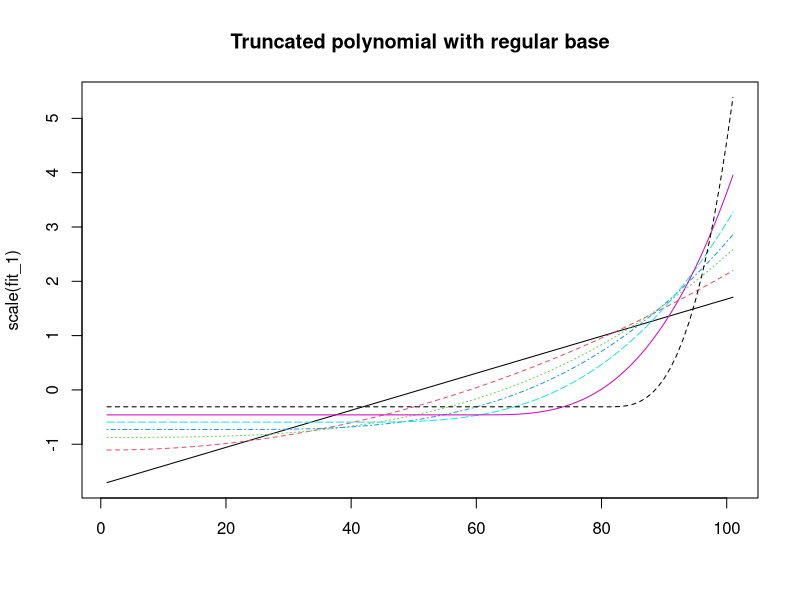
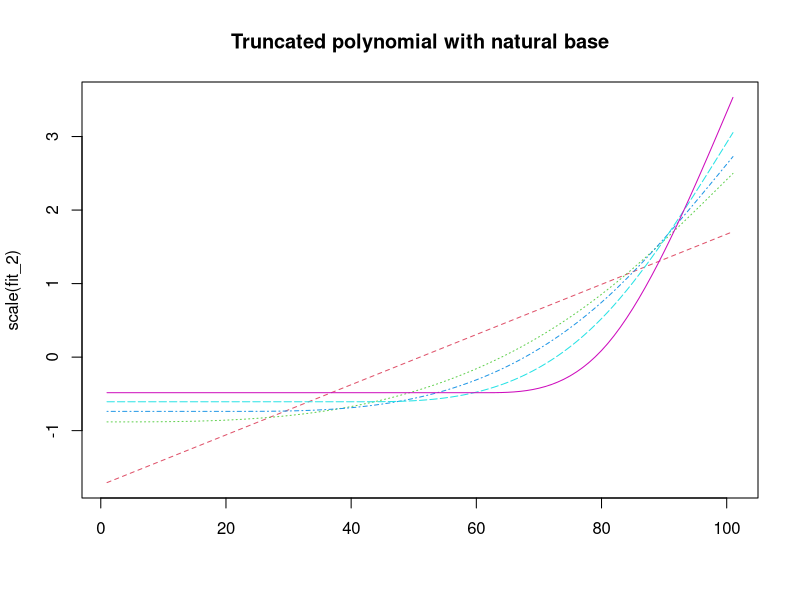

These charts were generated, in order, by the following R code:
## ---- chunk 1
truncpolyspline <- function(x, df, natural) {
  if(natural == FALSE){
    knots <- quantile(x,seq(0,1,length = df-1))
    trunc_fun <- function(k) (x >= k)*(x-k)^3
    S <- sapply(knots[1:(df-2)],trunc_fun)
    S <- cbind(x,x^2,S)
    return(S)
  }
  if(natural == TRUE){ ## recursive formula
    knots <- quantile(x,seq(0,1,length = df-1))
    trunc_fun <- function(k) (x >= k)*(x-k)^3
    S_0 <- sapply(knots,trunc_fun)
    c = ncol(S_0)
    d_k <- matrix(nrow = nrow(S_0), ncol = c - 2)
    for (i in 1:(c-2)) {
      d_k[,i] <- (S_0[,i]-S_0[,c])/
        (knots[c]-knots[i])
    }    ## recursive formula 
    d_K_1 <- (S_0[,c-1]-S_0[,c])/
        (knots[c]-knots[c-1]) ## the one before the last one 
      S <- cbind(1,x,d_k-d_K_1)
    }
}

x <- seq(0, 1, length = 101)
fit_1 <- truncpolyspline(x,7,FALSE)
fit_2 <- truncpolyspline(x,7,TRUE)

matplot(scale(fit_1),type="l",main = "Truncated polynomial with regular base")
matplot(scale(fit_2),type="l",main = "Truncated polynomial with natural base")


